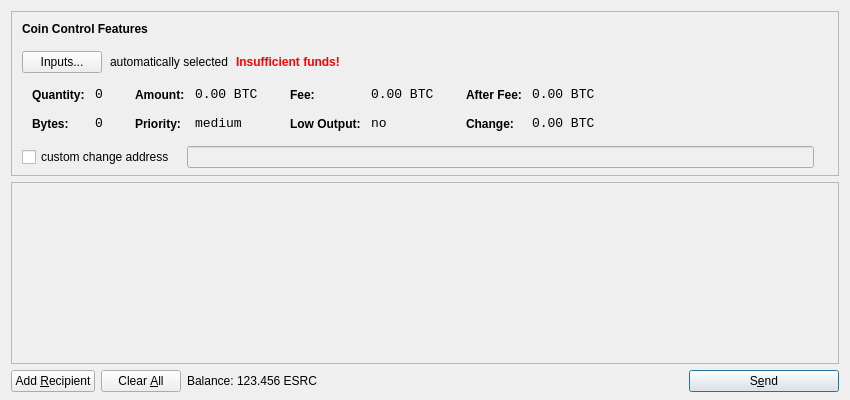
<?xml version="1.0" encoding="UTF-8"?>
<ui version="4.0">
 <class>SendCoinsDialog</class>
 <widget class="QDialog" name="SendCoinsDialog">
  <property name="geometry">
   <rect>
    <x>0</x>
    <y>0</y>
    <width>850</width>
    <height>400</height>
   </rect>
  </property>
  <property name="windowTitle">
   <string>Send Coins</string>
  </property>
  <layout class="QVBoxLayout" name="verticalLayout" stretch="0,1,0">
   <property name="bottomMargin">
    <number>8</number>
   </property>
   <item>
    <widget class="QFrame" name="frameCoinControl">
     <property name="sizePolicy">
      <sizepolicy hsizetype="Expanding" vsizetype="Expanding">
       <horstretch>0</horstretch>
       <verstretch>0</verstretch>
      </sizepolicy>
     </property>
     <property name="maximumSize">
      <size>
       <width>16777215</width>
       <height>16777215</height>
      </size>
     </property>
     <property name="frameShape">
      <enum>QFrame::StyledPanel</enum>
     </property>
     <property name="frameShadow">
      <enum>QFrame::Sunken</enum>
     </property>
     <layout class="QVBoxLayout" name="verticalLayoutCoinControl2">
      <property name="spacing">
       <number>-1</number>
      </property>
      <property name="leftMargin">
       <number>0</number>
      </property>
      <property name="topMargin">
       <number>0</number>
      </property>
      <property name="rightMargin">
       <number>0</number>
      </property>
      <property name="bottomMargin">
       <number>6</number>
      </property>
      <item>
       <layout class="QVBoxLayout" name="verticalLayoutCoinControl" stretch="0,0,0,0,1">
        <property name="spacing">
         <number>0</number>
        </property>
        <property name="leftMargin">
         <number>10</number>
        </property>
        <property name="topMargin">
         <number>10</number>
        </property>
        <item>
         <layout class="QHBoxLayout" name="horizontalLayoutCoinControl1">
          <property name="bottomMargin">
           <number>15</number>
          </property>
          <item>
           <widget class="QLabel" name="labelCoinControlFeatures">
            <property name="sizePolicy">
             <sizepolicy hsizetype="Preferred" vsizetype="Maximum">
              <horstretch>0</horstretch>
              <verstretch>0</verstretch>
             </sizepolicy>
            </property>
            <property name="font">
             <font>
              <weight>75</weight>
              <bold>true</bold>
             </font>
            </property>
            <property name="styleSheet">
             <string notr="true">font-weight:bold;</string>
            </property>
            <property name="text">
             <string>Coin Control Features</string>
            </property>
           </widget>
          </item>
         </layout>
        </item>
        <item>
         <layout class="QHBoxLayout" name="horizontalLayoutCoinControl2" stretch="0,0,0,0">
          <property name="spacing">
           <number>8</number>
          </property>
          <property name="bottomMargin">
           <number>10</number>
          </property>
          <item>
           <widget class="QPushButton" name="pushButtonCoinControl">
            <property name="styleSheet">
             <string notr="true"/>
            </property>
            <property name="text">
             <string>Inputs...</string>
            </property>
           </widget>
          </item>
          <item>
           <widget class="QLabel" name="labelCoinControlAutomaticallySelected">
            <property name="text">
             <string>automatically selected</string>
            </property>
            <property name="margin">
             <number>5</number>
            </property>
           </widget>
          </item>
          <item>
           <widget class="QLabel" name="labelCoinControlInsuffFunds">
            <property name="font">
             <font>
              <weight>75</weight>
              <bold>true</bold>
             </font>
            </property>
            <property name="styleSheet">
             <string notr="true">color:red;font-weight:bold;</string>
            </property>
            <property name="text">
             <string>Insufficient funds!</string>
            </property>
            <property name="margin">
             <number>5</number>
            </property>
           </widget>
          </item>
          <item>
           <spacer name="horizontalSpacerCoinControl">
            <property name="orientation">
             <enum>Qt::Horizontal</enum>
            </property>
            <property name="sizeHint" stdset="0">
             <size>
              <width>40</width>
              <height>1</height>
             </size>
            </property>
           </spacer>
          </item>
         </layout>
        </item>
        <item>
         <widget class="QWidget" name="widgetCoinControl" native="true">
          <property name="sizePolicy">
           <sizepolicy hsizetype="Preferred" vsizetype="Preferred">
            <horstretch>0</horstretch>
            <verstretch>0</verstretch>
           </sizepolicy>
          </property>
          <property name="minimumSize">
           <size>
            <width>0</width>
            <height>0</height>
           </size>
          </property>
          <property name="styleSheet">
           <string notr="true"/>
          </property>
          <layout class="QHBoxLayout" name="horizontalLayoutCoinControl5">
           <property name="margin">
            <number>0</number>
           </property>
           <item>
            <layout class="QHBoxLayout" name="horizontalLayoutCoinControl3" stretch="0,0,0,1">
             <property name="spacing">
              <number>20</number>
             </property>
             <property name="topMargin">
              <number>0</number>
             </property>
             <property name="bottomMargin">
              <number>10</number>
             </property>
             <item>
              <layout class="QFormLayout" name="formLayoutCoinControl1">
               <property name="horizontalSpacing">
                <number>10</number>
               </property>
               <property name="verticalSpacing">
                <number>14</number>
               </property>
               <property name="leftMargin">
                <number>10</number>
               </property>
               <property name="topMargin">
                <number>4</number>
               </property>
               <property name="rightMargin">
                <number>6</number>
               </property>
               <item row="0" column="0">
                <widget class="QLabel" name="labelCoinControlQuantityText">
                 <property name="styleSheet">
                  <string notr="true">font-weight:bold;</string>
                 </property>
                 <property name="text">
                  <string>Quantity:</string>
                 </property>
                 <property name="margin">
                  <number>0</number>
                 </property>
                </widget>
               </item>
               <item row="0" column="1">
                <widget class="QLabel" name="labelCoinControlQuantity">
                 <property name="font">
                  <font>
                   <family>Monospace</family>
                   <pointsize>10</pointsize>
                  </font>
                 </property>
                 <property name="cursor">
                  <cursorShape>IBeamCursor</cursorShape>
                 </property>
                 <property name="contextMenuPolicy">
                  <enum>Qt::ActionsContextMenu</enum>
                 </property>
                 <property name="text">
                  <string notr="true">0</string>
                 </property>
                 <property name="margin">
                  <number>0</number>
                 </property>
                 <property name="textInteractionFlags">
                  <set>Qt::LinksAccessibleByMouse|Qt::TextSelectableByKeyboard|Qt::TextSelectableByMouse</set>
                 </property>
                </widget>
               </item>
               <item row="1" column="0">
                <widget class="QLabel" name="labelCoinControlBytesText">
                 <property name="styleSheet">
                  <string notr="true">font-weight:bold;</string>
                 </property>
                 <property name="text">
                  <string>Bytes:</string>
                 </property>
                </widget>
               </item>
               <item row="1" column="1">
                <widget class="QLabel" name="labelCoinControlBytes">
                 <property name="font">
                  <font>
                   <family>Monospace</family>
                   <pointsize>10</pointsize>
                  </font>
                 </property>
                 <property name="cursor">
                  <cursorShape>IBeamCursor</cursorShape>
                 </property>
                 <property name="contextMenuPolicy">
                  <enum>Qt::ActionsContextMenu</enum>
                 </property>
                 <property name="text">
                  <string notr="true">0</string>
                 </property>
                 <property name="textInteractionFlags">
                  <set>Qt::LinksAccessibleByMouse|Qt::TextSelectableByKeyboard|Qt::TextSelectableByMouse</set>
                 </property>
                </widget>
               </item>
              </layout>
             </item>
             <item>
              <layout class="QFormLayout" name="formLayoutCoinControl2">
               <property name="horizontalSpacing">
                <number>10</number>
               </property>
               <property name="verticalSpacing">
                <number>14</number>
               </property>
               <property name="leftMargin">
                <number>6</number>
               </property>
               <property name="topMargin">
                <number>4</number>
               </property>
               <property name="rightMargin">
                <number>6</number>
               </property>
               <item row="0" column="0">
                <widget class="QLabel" name="labelCoinControlAmountText">
                 <property name="styleSheet">
                  <string notr="true">font-weight:bold;</string>
                 </property>
                 <property name="text">
                  <string>Amount:</string>
                 </property>
                 <property name="margin">
                  <number>0</number>
                 </property>
                </widget>
               </item>
               <item row="0" column="1">
                <widget class="QLabel" name="labelCoinControlAmount">
                 <property name="font">
                  <font>
                   <family>Monospace</family>
                   <pointsize>10</pointsize>
                  </font>
                 </property>
                 <property name="cursor">
                  <cursorShape>IBeamCursor</cursorShape>
                 </property>
                 <property name="contextMenuPolicy">
                  <enum>Qt::ActionsContextMenu</enum>
                 </property>
                 <property name="text">
                  <string notr="true">0.00 BTC</string>
                 </property>
                 <property name="textInteractionFlags">
                  <set>Qt::LinksAccessibleByMouse|Qt::TextSelectableByKeyboard|Qt::TextSelectableByMouse</set>
                 </property>
                </widget>
               </item>
               <item row="1" column="0">
                <widget class="QLabel" name="labelCoinControlPriorityText">
                 <property name="styleSheet">
                  <string notr="true">font-weight:bold;</string>
                 </property>
                 <property name="text">
                  <string>Priority:</string>
                 </property>
                </widget>
               </item>
               <item row="1" column="1">
                <widget class="QLabel" name="labelCoinControlPriority">
                 <property name="font">
                  <font>
                   <family>Monospace</family>
                   <pointsize>10</pointsize>
                  </font>
                 </property>
                 <property name="cursor">
                  <cursorShape>IBeamCursor</cursorShape>
                 </property>
                 <property name="contextMenuPolicy">
                  <enum>Qt::ActionsContextMenu</enum>
                 </property>
                 <property name="text">
                  <string>medium</string>
                 </property>
                 <property name="textInteractionFlags">
                  <set>Qt::LinksAccessibleByMouse|Qt::TextSelectableByKeyboard|Qt::TextSelectableByMouse</set>
                 </property>
                </widget>
               </item>
              </layout>
             </item>
             <item>
              <layout class="QFormLayout" name="formLayoutCoinControl3">
               <property name="horizontalSpacing">
                <number>10</number>
               </property>
               <property name="verticalSpacing">
                <number>14</number>
               </property>
               <property name="leftMargin">
                <number>6</number>
               </property>
               <property name="topMargin">
                <number>4</number>
               </property>
               <property name="rightMargin">
                <number>6</number>
               </property>
               <item row="0" column="0">
                <widget class="QLabel" name="labelCoinControlFeeText">
                 <property name="styleSheet">
                  <string notr="true">font-weight:bold;</string>
                 </property>
                 <property name="text">
                  <string>Fee:</string>
                 </property>
                 <property name="margin">
                  <number>0</number>
                 </property>
                </widget>
               </item>
               <item row="0" column="1">
                <widget class="QLabel" name="labelCoinControlFee">
                 <property name="font">
                  <font>
                   <family>Monospace</family>
                   <pointsize>10</pointsize>
                  </font>
                 </property>
                 <property name="cursor">
                  <cursorShape>IBeamCursor</cursorShape>
                 </property>
                 <property name="contextMenuPolicy">
                  <enum>Qt::ActionsContextMenu</enum>
                 </property>
                 <property name="text">
                  <string notr="true">0.00 BTC</string>
                 </property>
                 <property name="textInteractionFlags">
                  <set>Qt::LinksAccessibleByMouse|Qt::TextSelectableByKeyboard|Qt::TextSelectableByMouse</set>
                 </property>
                </widget>
               </item>
               <item row="1" column="0">
                <widget class="QLabel" name="labelCoinControlLowOutputText">
                 <property name="styleSheet">
                  <string notr="true">font-weight:bold;</string>
                 </property>
                 <property name="text">
                  <string>Low Output:</string>
                 </property>
                </widget>
               </item>
               <item row="1" column="1">
                <widget class="QLabel" name="labelCoinControlLowOutput">
                 <property name="font">
                  <font>
                   <family>Monospace</family>
                   <pointsize>10</pointsize>
                  </font>
                 </property>
                 <property name="cursor">
                  <cursorShape>IBeamCursor</cursorShape>
                 </property>
                 <property name="contextMenuPolicy">
                  <enum>Qt::ActionsContextMenu</enum>
                 </property>
                 <property name="text">
                  <string>no</string>
                 </property>
                 <property name="textInteractionFlags">
                  <set>Qt::LinksAccessibleByMouse|Qt::TextSelectableByKeyboard|Qt::TextSelectableByMouse</set>
                 </property>
                </widget>
               </item>
              </layout>
             </item>
             <item>
              <layout class="QFormLayout" name="formLayoutCoinControl4">
               <property name="horizontalSpacing">
                <number>10</number>
               </property>
               <property name="verticalSpacing">
                <number>14</number>
               </property>
               <property name="leftMargin">
                <number>6</number>
               </property>
               <property name="topMargin">
                <number>4</number>
               </property>
               <property name="rightMargin">
                <number>6</number>
               </property>
               <item row="0" column="0">
                <widget class="QLabel" name="labelCoinControlAfterFeeText">
                 <property name="styleSheet">
                  <string notr="true">font-weight:bold;</string>
                 </property>
                 <property name="text">
                  <string>After Fee:</string>
                 </property>
                 <property name="margin">
                  <number>0</number>
                 </property>
                </widget>
               </item>
               <item row="0" column="1">
                <widget class="QLabel" name="labelCoinControlAfterFee">
                 <property name="font">
                  <font>
                   <family>Monospace</family>
                   <pointsize>10</pointsize>
                  </font>
                 </property>
                 <property name="cursor">
                  <cursorShape>IBeamCursor</cursorShape>
                 </property>
                 <property name="contextMenuPolicy">
                  <enum>Qt::ActionsContextMenu</enum>
                 </property>
                 <property name="text">
                  <string notr="true">0.00 BTC</string>
                 </property>
                 <property name="textInteractionFlags">
                  <set>Qt::LinksAccessibleByMouse|Qt::TextSelectableByKeyboard|Qt::TextSelectableByMouse</set>
                 </property>
                </widget>
               </item>
               <item row="1" column="0">
                <widget class="QLabel" name="labelCoinControlChangeText">
                 <property name="styleSheet">
                  <string notr="true">font-weight:bold;</string>
                 </property>
                 <property name="text">
                  <string>Change:</string>
                 </property>
                </widget>
               </item>
               <item row="1" column="1">
                <widget class="QLabel" name="labelCoinControlChange">
                 <property name="font">
                  <font>
                   <family>Monospace</family>
                   <pointsize>10</pointsize>
                  </font>
                 </property>
                 <property name="cursor">
                  <cursorShape>IBeamCursor</cursorShape>
                 </property>
                 <property name="contextMenuPolicy">
                  <enum>Qt::ActionsContextMenu</enum>
                 </property>
                 <property name="text">
                  <string notr="true">0.00 BTC</string>
                 </property>
                 <property name="textInteractionFlags">
                  <set>Qt::LinksAccessibleByMouse|Qt::TextSelectableByKeyboard|Qt::TextSelectableByMouse</set>
                 </property>
                </widget>
               </item>
              </layout>
             </item>
            </layout>
           </item>
          </layout>
         </widget>
        </item>
        <item>
         <layout class="QHBoxLayout" name="horizontalLayoutCoinControl4" stretch="0,0,0">
          <property name="spacing">
           <number>12</number>
          </property>
          <property name="sizeConstraint">
           <enum>QLayout::SetDefaultConstraint</enum>
          </property>
          <property name="topMargin">
           <number>5</number>
          </property>
          <property name="rightMargin">
           <number>5</number>
          </property>
          <item>
           <widget class="QCheckBox" name="checkBoxCoinControlChange">
            <property name="text">
             <string>custom change address</string>
            </property>
           </widget>
          </item>
          <item>
           <widget class="QLineEdit" name="lineEditCoinControlChange">
            <property name="enabled">
             <bool>false</bool>
            </property>
            <property name="sizePolicy">
             <sizepolicy hsizetype="Expanding" vsizetype="Fixed">
              <horstretch>0</horstretch>
              <verstretch>0</verstretch>
             </sizepolicy>
            </property>
           </widget>
          </item>
          <item>
           <widget class="QLabel" name="labelCoinControlChangeLabel">
            <property name="sizePolicy">
             <sizepolicy hsizetype="Preferred" vsizetype="Expanding">
              <horstretch>0</horstretch>
              <verstretch>0</verstretch>
             </sizepolicy>
            </property>
            <property name="minimumSize">
             <size>
              <width>0</width>
              <height>0</height>
             </size>
            </property>
            <property name="text">
             <string/>
            </property>
            <property name="margin">
             <number>3</number>
            </property>
           </widget>
          </item>
         </layout>
        </item>
        <item>
         <spacer name="verticalSpacerCoinControl">
          <property name="orientation">
           <enum>Qt::Vertical</enum>
          </property>
          <property name="sizeHint" stdset="0">
           <size>
            <width>800</width>
            <height>1</height>
           </size>
          </property>
         </spacer>
        </item>
       </layout>
      </item>
     </layout>
    </widget>
   </item>
   <item>
    <widget class="QScrollArea" name="scrollArea">
     <property name="widgetResizable">
      <bool>true</bool>
     </property>
     <widget class="QWidget" name="scrollAreaWidgetContents">
      <property name="geometry">
       <rect>
        <x>0</x>
        <y>0</y>
        <width>830</width>
        <height>165</height>
       </rect>
      </property>
      <layout class="QVBoxLayout" name="verticalLayout_2">
       <property name="margin">
        <number>0</number>
       </property>
       <item>
        <layout class="QVBoxLayout" name="entries">
         <property name="spacing">
          <number>6</number>
         </property>
        </layout>
       </item>
       <item>
        <spacer name="verticalSpacer">
         <property name="orientation">
          <enum>Qt::Vertical</enum>
         </property>
         <property name="sizeHint" stdset="0">
          <size>
           <width>20</width>
           <height>40</height>
          </size>
         </property>
        </spacer>
       </item>
      </layout>
     </widget>
    </widget>
   </item>
   <item>
    <layout class="QHBoxLayout" name="horizontalLayout">
     <item>
      <widget class="QPushButton" name="addButton">
       <property name="toolTip">
        <string>Send to multiple recipients at once</string>
       </property>
       <property name="text">
        <string>Add &amp;Recipient</string>
       </property>
       <property name="icon">
        <iconset resource="../bitcoin.qrc">
         <normaloff>:/icons/add</normaloff>:/icons/add</iconset>
       </property>
       <property name="autoDefault">
        <bool>false</bool>
       </property>
      </widget>
     </item>
     <item>
      <widget class="QPushButton" name="clearButton">
       <property name="sizePolicy">
        <sizepolicy hsizetype="Minimum" vsizetype="Fixed">
         <horstretch>0</horstretch>
         <verstretch>0</verstretch>
        </sizepolicy>
       </property>
       <property name="toolTip">
        <string>Remove all transaction fields</string>
       </property>
       <property name="text">
        <string>Clear &amp;All</string>
       </property>
       <property name="icon">
        <iconset resource="../bitcoin.qrc">
         <normaloff>:/icons/remove</normaloff>:/icons/remove</iconset>
       </property>
       <property name="autoRepeatDelay">
        <number>300</number>
       </property>
       <property name="autoDefault">
        <bool>false</bool>
       </property>
      </widget>
     </item>
     <item>
      <layout class="QHBoxLayout" name="horizontalLayout_2">
       <property name="spacing">
        <number>3</number>
       </property>
       <item>
        <widget class="QLabel" name="label">
         <property name="text">
          <string>Balance:</string>
         </property>
        </widget>
       </item>
       <item>
        <widget class="QLabel" name="labelBalance">
         <property name="cursor">
          <cursorShape>IBeamCursor</cursorShape>
         </property>
         <property name="text">
          <string>123.456 ESRC</string>
         </property>
         <property name="textInteractionFlags">
          <set>Qt::LinksAccessibleByMouse|Qt::TextSelectableByKeyboard|Qt::TextSelectableByMouse</set>
         </property>
        </widget>
       </item>
      </layout>
     </item>
     <item>
      <spacer name="horizontalSpacer">
       <property name="orientation">
        <enum>Qt::Horizontal</enum>
       </property>
       <property name="sizeHint" stdset="0">
        <size>
         <width>40</width>
         <height>20</height>
        </size>
       </property>
      </spacer>
     </item>
     <item>
      <widget class="QPushButton" name="sendButton">
       <property name="minimumSize">
        <size>
         <width>150</width>
         <height>0</height>
        </size>
       </property>
       <property name="toolTip">
        <string>Confirm the send action</string>
       </property>
       <property name="text">
        <string>S&amp;end</string>
       </property>
       <property name="icon">
        <iconset resource="../bitcoin.qrc">
         <normaloff>:/icons/send</normaloff>:/icons/send</iconset>
       </property>
       <property name="default">
        <bool>true</bool>
       </property>
      </widget>
     </item>
    </layout>
   </item>
  </layout>
 </widget>
 <resources>
  <include location="../bitcoin.qrc"/>
 </resources>
 <connections/>
</ui>
